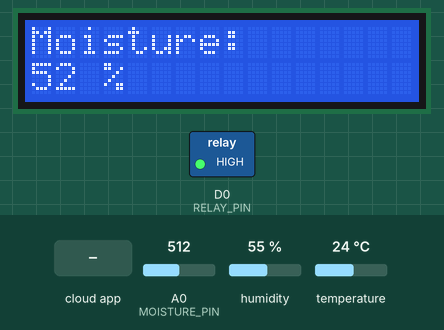
This sketch was run on a simulated ESP8266 (NodeMCU). Parts: 16×2 character LCD, switched loads named in the sketch (green lamp = pin HIGH). The inputs (shaded band) are chosen by the test bench; at power-on: humidity 55 %, A0 (MOISTURE_PIN) = 512, temperature 24 °C. WiFi joins after 1.5 s; servers stay silent unless stated; the Firebase database answers and starts empty; what the sketch prints to the serial monitor is not drawn.

Above: at 5.6 s.
5.7 s: the phone or cloud app sets pump_state to 1
At 8.8 s:
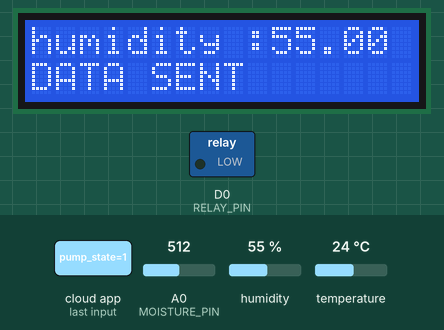
11.5 s: humidity set to 22 %
At 17.8 s:
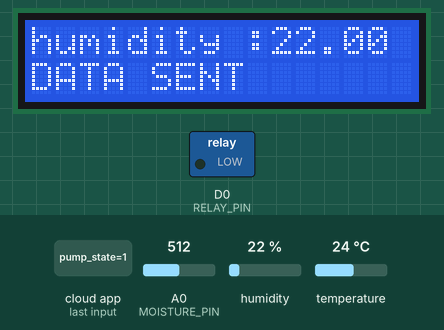
21.5 s: A0 (MOISTURE_PIN) set to 716
At 25.8 s:
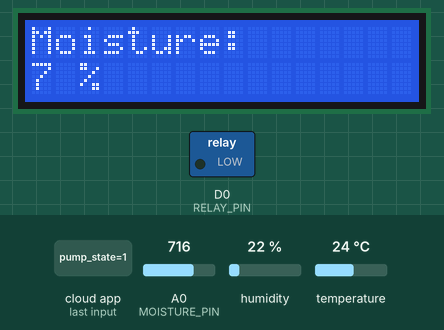
27.5 s: temperature set to 12 °C
At 31.8 s:
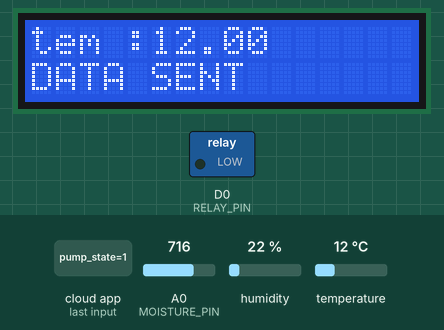
33.5 s: A0 (MOISTURE_PIN) set to 900
At 35.8 s:
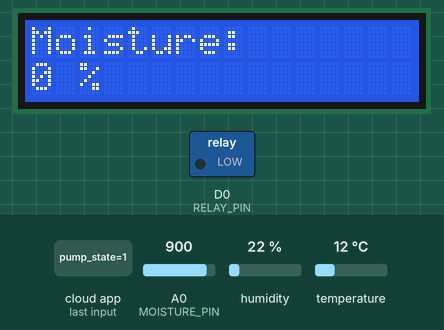
37.5 s: the phone or cloud app sets pump_state to 0
At 39.0 s:
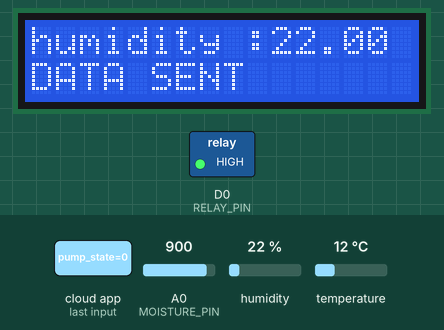
Timing chart, 0 to 40.5 s (numbered marks = the images above; inputs shaded):
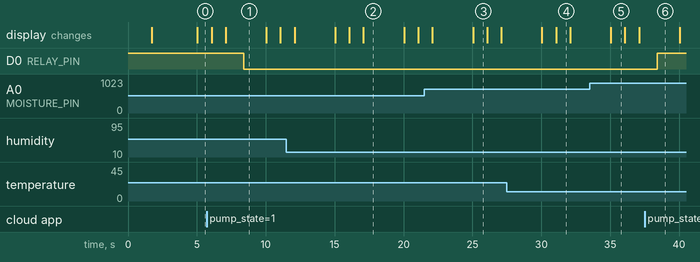

The sketch:

smart_irrigation_system.ino
```cpp
#include <ESP8266WiFi.h>
#include <Firebase_ESP_Client.h>
#include <addons/TokenHelper.h>
#include <addons/RTDBHelper.h>
#include "DHT.h"
#include <Wire.h>
#include <LiquidCrystal_I2C.h>

#define WIFI_SSID       "Mi 11X"
#define WIFI_PASSWORD   "vichu002"

#define API_KEY "AIzaSyCuumVzK4ppOldG-jVcW936QpLTNgXbzfY"
#define DATABASE_URL "https://smart-irrigation-5fc1d-default-rtdb.firebaseio.com/"

#define RELAY_PIN D0
const bool RELAY_ACTIVE_LOW = true;

#define DHTPIN D4
#define DHTTYPE DHT11
#define MOISTURE_PIN A0

int airValue = 750;
int waterValue = 300;

float T_max = 40.0;
float T_min = 0.0;

float s = 0.04;
float limitI = 0.25;

float c1 = 0.25;
float c2 = 0.25;
float c3 = 0.25;
float c4 = 0.25;

const unsigned long SENSORS_SEND_INTERVAL = 5000UL;
const unsigned long FIREBASE_CHECK_INTERVAL = 5000UL;
const unsigned long HOURLY_CHECK_INTERVAL = 3600000UL;

LiquidCrystal_I2C LCD(0x27, 16, 2);
DHT dht(DHTPIN, DHTTYPE);

FirebaseData fbdo;
FirebaseAuth auth;
FirebaseConfig config;

unsigned long lastSendTime = 0;
unsigned long lastFirebaseCheck = 0;
unsigned long lastHourlyCheck = 0;

bool pumpState = false;
bool lastSentPumpState = false;
unsigned long pumpStartTimeMs = 0;
unsigned long pumpDurationMs = 0;
bool pumpAutoRunning = false;

// -------------------- helper functions --------------------
void connectWiFi() {
  WiFi.mode(WIFI_STA);
  WiFi.begin(WIFI_SSID, WIFI_PASSWORD);

  LCD.clear();
  LCD.setCursor(0,0);
  LCD.print("Connecting WiFi");

  unsigned long start = millis();

  while (WiFi.status() != WL_CONNECTED) {
    delay(200);
    Serial.print(".");
    if (millis() - start > 20000) {
      WiFi.disconnect();
      delay(500);
      WiFi.begin(WIFI_SSID, WIFI_PASSWORD);
      start = millis();
    }
  }

  LCD.clear();
  LCD.print("WiFi OK:");
  LCD.setCursor(0,1);
  LCD.print(WiFi.localIP().toString());

  Serial.println();
  Serial.println("WiFi connected: ");
  Serial.println(WiFi.localIP());
}

void applyRelay(bool on) {
  if (RELAY_ACTIVE_LOW) {
    digitalWrite(RELAY_PIN, on ? LOW : HIGH);
  } else {
    digitalWrite(RELAY_PIN, on ? HIGH : LOW);
  }
  pumpState = on;
}

bool readPumpStateFromFirebase(bool &valid) {
  valid = false;
  if (!Firebase.ready()) return false;
  if (Firebase.RTDB.getBool(&fbdo, "/pump/pump_state")) {
    valid = true;
    return fbdo.to<bool>();
  } else {
    Serial.printf("Firebase get pump state failed: %s\n", fbdo.errorReason().c_str());
    return false;
  }
}

void writePumpStateToFirebase(bool state) {
  if (!Firebase.ready()) return;
  if (Firebase.RTDB.setBool(&fbdo, "/pump/pump_state", state)) {
    Serial.printf("Wrote pump state: %s\n", state ? "ON" : "OFF");
  } else {
    Serial.printf("Failed writing pump state: %s\n", fbdo.errorReason().c_str());
  }
}

float computeI(int moisturePercent, float temperatureC, float humidityPct) {
  float time_till_rainfall = 0.5;
  float dryness = (1.0 - (moisturePercent / 100.0));
  float tempFactor = (temperatureC - T_min) / (T_max - T_min);
  float air_dryness = 1.0 - humidityPct / 100.0;

  float I = (c1*dryness + c2*tempFactor + c3*air_dryness + c4*time_till_rainfall) / 4.0;

  return I;
}

void setup() {
  Serial.begin(115200);
  dht.begin();

  pinMode(RELAY_PIN, OUTPUT);
  if (RELAY_ACTIVE_LOW) digitalWrite(RELAY_PIN, HIGH); else digitalWrite(RELAY_PIN, LOW);
  pumpState = false;
  lastSentPumpState = !pumpState;

  LCD.init();
  LCD.backlight();

  connectWiFi();

  config.api_key = API_KEY;
  config.database_url = DATABASE_URL;
  if (Firebase.signUp(&config, &auth, "", "")) {
    Serial.println("Firebase Signup OK");
  } else {
    Serial.printf("Signup Error (may be ignored): %s\n", config.signer.signupError.message.c_str());
  }

  Firebase.begin(&config, &auth);
  Firebase.reconnectWiFi(false);

  LCD.clear();
  LCD.print("System Ready");
  delay(1200);
}

void loop() {
  unsigned long now = millis();

  if (WiFi.status() != WL_CONNECTED) {
    connectWiFi();
  }

  if (Firebase.ready() && (now - lastSendTime > SENSORS_SEND_INTERVAL)) {
    lastSendTime = now;

    int sensorValue = analogRead(MOISTURE_PIN);
    int moisturePercent = map(sensorValue, airValue, waterValue, 0, 100);
    moisturePercent = constrain(moisturePercent, 0, 100);

    float humidity = dht.readHumidity();
    float temperature = dht.readTemperature();

    if (isnan(humidity) || isnan(temperature)) {
      Serial.println("DHT read failed");
      LCD.clear();
      LCD.setCursor(0, 0);
      LCD.print("DHT Failed");
    } else {

      LCD.clear();
      LCD.setCursor(0, 0);
      LCD.print("Moisture:");
      LCD.setCursor(0, 1);
      LCD.print(moisturePercent);
      LCD.print(" %");
      delay(1000);

      LCD.clear();
      LCD.setCursor(0,0);
      LCD.print("tem :");
      LCD.print(temperature);
      LCD.setCursor(0,1);
      LCD.print("DATA SENT");
      delay(1000);

      LCD.clear();
      LCD.setCursor(0,0);
      LCD.print("humidity :");
      LCD.print(humidity);
      LCD.setCursor(0,1);
      LCD.print("DATA SENT");
      delay(1000);

      FirebaseJson json;
      json.set("temperature", temperature);
      json.set("humidity", humidity);
      json.set("soilMoisture", moisturePercent);
      json.set("timestamp", now);

      if (Firebase.RTDB.setJSON(&fbdo, "/sensors/latest", &json)) {
        Serial.println("Data sent OK 😊");
      } else {
        Serial.printf("Firebase Error sending sensors: %s\n", fbdo.errorReason().c_str());
      }
    }
  }

  if (now - lastFirebaseCheck > FIREBASE_CHECK_INTERVAL) {
    lastFirebaseCheck = now;
    bool valid = false;
    bool remoteState = readPumpStateFromFirebase(valid);
    if (valid) {
      if (remoteState != pumpState) {
        Serial.printf("Remote pump state differs: remote=%s local=%s -> applying remote\n",
                      remoteState ? "ON" : "OFF", pumpState ? "ON" : "OFF");
        applyRelay(remoteState);
        pumpAutoRunning = false;
        lastSentPumpState = remoteState;
      }
    }
  }

  if (pumpState != lastSentPumpState) {
    writePumpStateToFirebase(pumpState);
    lastSentPumpState = pumpState;
  }

  if (now - lastHourlyCheck > HOURLY_CHECK_INTERVAL) {
    lastHourlyCheck = now;

    float humidity = dht.readHumidity();
    float temperature = dht.readTemperature();
    int sensorValue = analogRead(MOISTURE_PIN);
    int moisturePercent = map(sensorValue, airValue, waterValue, 0, 100);
    moisturePercent = constrain(moisturePercent, 0, 100);

    if (isnan(humidity) || isnan(temperature)) {
      Serial.println("Hourly check: DHT read failed; skipping I calculation");
    } else {
      float I = computeI(moisturePercent, temperature, humidity);
      Serial.printf("Hourly check - I=%.3f (limit=%.3f)\n", I, limitI);

      if (I > limitI) {
        double durationSeconds = (double)I * 540.0 * (double)s;
        if (durationSeconds < 1.0) durationSeconds = 1.0;
        pumpDurationMs = (unsigned long)(durationSeconds * 1000.0);
        pumpStartTimeMs = now;
        pumpAutoRunning = true;
        applyRelay(true);
        writePumpStateToFirebase(true);
        Serial.printf("Auto pump started for %.0f s (%.0f ms)\n", durationSeconds, (double)pumpDurationMs);
      } else {
        Serial.println("I not over limit - no auto start");
      }
    }
  }

  if (pumpAutoRunning && pumpStartTimeMs > 0) {
    if (now - pumpStartTimeMs >= pumpDurationMs) {
      applyRelay(false);
      pumpAutoRunning = false;
      pumpStartTimeMs = 0;
      pumpDurationMs = 0;
      writePumpStateToFirebase(false);
      Serial.println("Auto pump duration finished - pump stopped");
    }
  }

  delay(1);
}
```

Measured:
- after the input at 5.7 s, D0 (RELAY_PIN): HIGH → LOW after 2.7 s
- after the input at 37.5 s, D0 (RELAY_PIN): LOW → HIGH after 0.90 s
- what the display in image 1 shows lasts 2.9 s, from 7.1 s to 10.0 s
- what the display in image 3 shows lasts 1.1 s, from 25.0 s to 26.1 s
